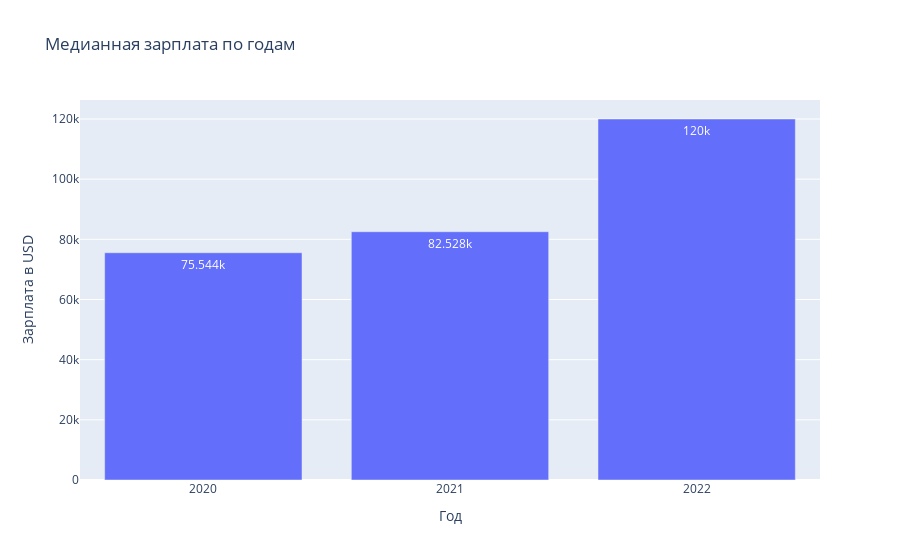

Write notebook code for a chart like this one.
### Markdown cell above
С каждым годом данных о ЗП дата сайнтистов больше. Возможно, в данный период профессия DS резко набирала популярность.

### Code cell
fig = px.bar(df.groupby(by='work_year', sort=True, observed=True)['salary_in_usd'].median().reset_index(),
             x='work_year',
             y='salary_in_usd',
             title='Медианная зарплата по годам',
             labels={'salary_in_usd': 'Зарплата в USD',
                     'work_year': 'Год'},
             text_auto=True,
             )

fig.update_xaxes(type='category')
fig.show()

### Figure 1 — Plotly figure (JSON) as saved in the notebook; plotly's stock layout.template omitted (floating-point values rounded to 4 significant figures)
{"data": [{"hovertemplate": "Год=%{x}<br>Зарплата в USD=%{y}<extra></extra>", "legendgroup": "", "marker": {"color": "#636efa", "pattern": {"shape": ""}}, "name": "", "orientation": "v", "showlegend": false, "textposition": "auto", "texttemplate": "%{y}", "type": "bar", "x": [2020, 2021, 2022], "xaxis": "x", "y": [75540.0, 82530.0, 120000.0], "yaxis": "y"}], "layout": {"barmode": "relative", "legend": {"tracegroupgap": 0}, "title": {"text": "Медианная зарплата по годам"}, "xaxis": {"anchor": "y", "domain": [0, 1], "title": {"text": "Год"}, "type": "category"}, "yaxis": {"anchor": "x", "domain": [0, 1], "title": {"text": "Зарплата в USD"}}}}
